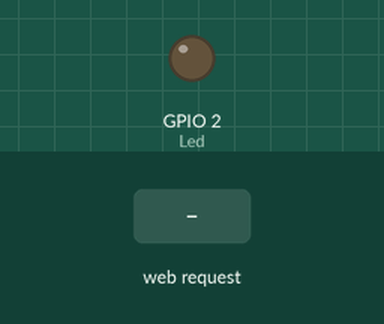
The sketch below on a simulated ESP32. Shown: output pins drawn as LEDs (lit = HIGH). The test bench sets the inputs (shaded band). Storage starts empty; what the sketch prints to the serial monitor is not drawn.

Above: at 1.2 s.
1.3 s: HTTP request GET /led/on received
At 2.1 s:
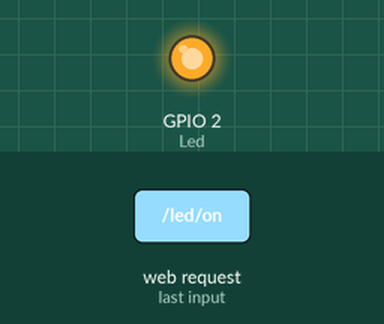
2.8 s: HTTP request GET /led/off received
At 3.2 s:
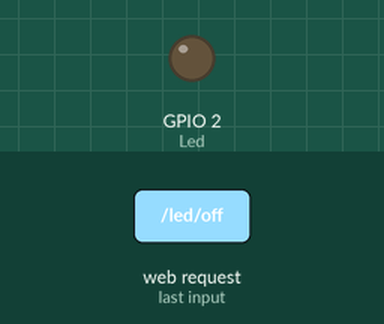
Timing chart, 0 to 5.8 s (numbered marks = the images above; inputs shaded):
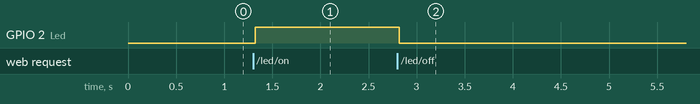

Measured:
- after the input at 1.3 s, GPIO 2 (Led): LOW → HIGH at once
- after the input at 2.8 s, GPIO 2 (Led): HIGH → LOW at once

The sketch:

06_HTML_SPIFFS.ino
```cpp
#ifdef ESP8266
#include <ESP8266WiFi.h>
#include <ESP8266mDNS.h>
#elif defined(ESP32)
#include <WiFi.h>
#include <ESPmDNS.h>
#else
#error "Placa de desarrollo no encontrada"
#endif

#define Led 2

#include "SPIFFS.h"
#include <ESPAsyncWebServer.h>

AsyncWebServer server(80);

void notFound(AsyncWebServerRequest *request)
{
  request->send(404, "text/plain", "Página no encontrada");
}

void setup(void)
{

  Serial.begin(115200);
  pinMode(Led, OUTPUT);


  WiFi.softAP("PuntoAcceso", "");
  Serial.println("softAP");
  Serial.println("");
  Serial.println(WiFi.softAPIP());


  if (MDNS.begin("ESP")) { //esp.local/
    Serial.println("MDNS iniciado");
  }

  // Initialize SPIFFS
  if(!SPIFFS.begin(true)){
    Serial.println("A ocurrido un error al montando SPIFFS");
    return;
  }

  server.on("/", HTTP_GET, [](AsyncWebServerRequest * request){
    request->send(SPIFFS, "/index.html","text/html");
  });

   server.on("/led/on", HTTP_GET, [](AsyncWebServerRequest * request)
  {
    digitalWrite(Led, HIGH);
  request->send(SPIFFS, "/index.html", "text/html");
  });

  server.on("/led/off", HTTP_GET, [](AsyncWebServerRequest * request)
  {
    digitalWrite(Led, LOW);
  request->send(SPIFFS, "/index.html", "text/html");
  });

  server.onNotFound(notFound);

  server.begin();  // Finalmente inciamos el servidor
}


void loop(void)
{
}
```
